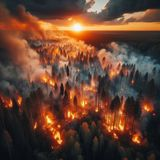
#> input picture lessons/u4-unstructured-1/assets/img/test1.jpg, 160 x 160 px, found by its file name
$ jupyter execute --allow-errors fire-cnn.ipynb   (shell and % lines are left out)
#> lines starting #> are read from the running program, lines starting #| are printed output that depends on the picture
# 산불 이미지 분류하기 (교과서 202~213쪽)
Ⅳ. 인공지능 프로젝트 > 3. 비정형 데이터 인공지능 프로젝트 실제 2

**시작하기 전에**
1. 메뉴 **런타임 → 런타임 유형 변경 → 하드웨어 가속기: T4 GPU → 저장** (GPU가 없으면 학습이 몇 분 더 걸려요.)
2. 맨 위 셀부터 차례로 ▶ (또는 **Shift + Enter**)를 눌러 실행해요.
3. 셀 제목의 쪽수는 교과서 쪽수예요. 「(더한 부분)」은 교과서 코드에 수업용으로 더하거나 고친 줄이에요.

# **[1] 문제 정의** (203쪽)
* 지속가능발전목표 13번 「기후 변화에 대한 영향 방지와 긴급 조치」
* 화재 예방을 위해 산불 관련 이미지 데이터를 학습하는 인공지능 모델을 제작해 본다.

# **[2] 데이터 수집** (204쪽)
① 데이터셋 내려받기

교과서는 사진을 구글 드라이브에 올린 뒤 코랩과 연결해요. 수업에서는 시간을 아끼려고 **선생님이 공유한 사진 묶음(fire.zip)을 바로 내려받아** 코랩에 풀어요. 첫 코드 셀을 그대로 실행하면 돼요.
* `fire/fire` 폴더: 산불 이미지 162장
* `fire/non` 폴더: 산불이 아닌 이미지 162장
* `fire/test1.jpg ~ test3.jpg`: 학습에 쓰지 않는 새 이미지

사진 출처: 교과서 제공 실습 데이터(수업용)

[cell 1]
# (수업용) 산불 이미지 데이터를 내려받아 풀기 — 10초쯤 걸려요
# 사진 출처: 교과서 제공 실습 데이터(수업용)
# 산불 사진 묶음(fire.zip)이 있는 선생님 구글 드라이브 공유 주소 — 그대로 실행하면 돼요
ZIP_URL = 'https://drive.google.com/drive/folders/11MH6Ju4Eedq0veEMAvxT7lqP4bXzTdaY?usp=sharing'
import re
FID = re.search(r'[-\w]{25,}', ZIP_URL).group()   # 주소에서 ID 부분만 꺼내요
if '/folders/' in ZIP_URL:   # 폴더 주소를 받았을 때
    !gdown -q --folder "$FID" -O /content/dl && cp /content/dl/fire.zip fire.zip
else:                        # 파일(fire.zip) 주소를 받았을 때
    !gdown -q "$FID" -O fire.zip
# ↑ fire  non  test1.jpg  test2.jpg  test3.jpg 가 보이면 성공! 안 보이면 선생님께 알려 주세요.

② (대안) 교과서처럼 구글 드라이브와 코랩으로 연결하기 (204쪽)

내 구글 드라이브에 `fire` 폴더(안에 `fire`, `non` 폴더)를 올려 두었다면, 아래 셀의 `#`을 지우고 실행한 뒤 다음 셀의 `path`를 `'/gdrive/MyDrive/fire'`로 바꾸세요. 위에서 zip을 내려받았다면 이 셀은 건너뛰어요.

[cell 2]
# from google.colab import drive
# drive.mount('/gdrive', force_remount = True)

# **[3] 데이터 전처리** (205쪽)
① 이미지 데이터셋 확인하기

[cell 3]
import os                                     # 경로 설정과 관련된 os 라이브러리 불러오기
path = '/content/fire'                        # 이미지 데이터셋 기본 경로 설정하기 (드라이브: '/gdrive/MyDrive/fire')
train_fire_dir = path + '/fire'               # 산불 이미지 데이터 폴더 설정하기
#> (the rest of this cell did not finish here and is left out)

[cell 4]
# 같은 방법으로 산불이 아닌 이미지(non 폴더) 확인하기
train_non_dir = path + '/non'
#> (the rest of this cell did not finish here and is left out)

② 이미지 데이터 리스트 생성하기

[cell 5]
import glob                                        # 지정한 경로의 이미지 데이터를 불러와 리스트로 반환
train_fire = glob.glob(path + '/fire' + '/*')       # 산불 이미지 데이터
train_non_fire = glob.glob(path + '/non' + '/*')    # 산불이 아닌 이미지 데이터
train_fire[:5]                                      # (더한 부분) 앞의 5개만 보기 — 교과서는 train_fire 전체

③ 이미지 데이터 색상 변환하기

`cv2.imread( )`는 사진을 **B, G, R(파랑, 초록, 빨강)** 순서로 읽어요. 화면에 제 색으로 보이게 **R, G, B** 순서로 바꾸는 함수를 만들어요.

[cell 6]
import cv2                                  # 색상 변경이나 컴퓨터 비전 관련 작업 수행
from matplotlib.pyplot import imshow
def read_img(file_path):
  img_arr = cv2.imread(file_path)
  return cv2.cvtColor(img_arr, cv2.COLOR_BGR2RGB)   # BGR 순서를 RGB 순서로 바꾼 결과 반환

# **[4] 데이터 시각화 및 분석** (206~207쪽)
① 산불 이미지 데이터 시각화하기 — `7` 대신 다른 숫자를 넣으면 다른 사진을 볼 수 있어요. (목록 순서는 컴퓨터마다 달라서 친구와 다른 사진이 나올 수 있어요.)

[cell 7]
import matplotlib.pyplot as plt
#> (the rest of this cell did not finish here and is left out)

② 산불이 아닌 이미지 데이터 시각화하기

#> (a cell that did not finish here is left out)

(더 알아보기 · 선택) 여러 장을 한꺼번에 보며 **데이터에 문제가 없는지** 살펴봐요. 여러 번 실행하면 다른 사진이 나와요. 폴더에 맞지 않는 사진을 찾았나요?

[cell 9]
import random
#> (the rest of this cell did not finish here and is left out)

# **[5] 알고리즘 선정** (208쪽)
산불 이미지와 산불이 아닌 이미지 같은 **비정형 데이터**를 분류하기 위해 **합성곱 신경망(CNN)** 딥러닝 모델을 활용한다.
* 컨볼루션(합성곱): 입력 데이터와 필터(커널) 간의 합성곱 연산으로 특징을 추출
* 풀링: 입력 데이터의 공간 크기를 줄여 중요한 정보를 보존

# **[6] 모델 학습** (209~210쪽)
① CNN 모델 생성하기 — 실행하면 `input_shape` 관련 경고(UserWarning)가 한 줄 나올 수 있어요. 오류가 아니니 그대로 진행해요.

[cell 10]
import tensorflow as tf
#> (the rest of this cell did not finish here and is left out)

② CNN 모델 컴파일하기

#> (a cell that did not finish here is left out)

③ CNN 모델 학습하기 — 정규화(rescale)와 배치 사이즈(batch_size) 설정

폴더 이름이 곧 정답(레이블)이 돼요. 폴더 이름의 알파벳 순서대로 `fire`는 0, `non`은 1이에요.

[cell 12]
from tensorflow.keras.preprocessing.image import ImageDataGenerator
#> (the rest of this cell did not finish here and is left out)

#> (a cell that did not finish here is left out)

# **[7] 성능 평가 및 수정** (211~213쪽)
① 학습 후 오차와 정확도 확인하기 — 위 셀 출력에서 epoch마다 `loss`와 `accuracy`를 확인해요.

② 오차와 정확도 시각화하기

[cell 14]
import matplotlib.pyplot as plt
#> (the rest of this cell did not finish here and is left out)

③ 새로운 이미지 데이터로 이미지 학습 모델 평가하기 (212~213쪽)

새 이미지는 내려받은 zip 안에 있어요(`test1.jpg` 산불, `test2.jpg` 산불 아님). 교과서처럼 `files.upload()`로 올릴 필요 없이 바로 열어요. 내 사진으로 해 보고 싶으면 맨 아래 「(선택) 내 사진 올려 보기」 셀을 써요.

[cell 15]
from PIL import Image
img1 = Image.open(path + '/test1.jpg')     # 새로운 이미지 데이터(test1.jpg) — 교과서: '/content/test1.jpg'
#> img1 is the input picture: PIL image 160x160 RGB; mean R, G, B 99.9, 66.1, 50.2
img1

새로운 이미지 데이터 전처리하기 — 크기를 (400, 400)으로 바꾸고, 숫자 배열로 만들고, **학습할 때처럼 255로 나누어 0~1로 정규화**한 뒤, 사진 한 장짜리 묶음으로 만들어요.

[cell 16]
from tensorflow.keras.preprocessing import image
import numpy as np
img_resize1 = img1.resize((400,400))
#> (the rest of this cell did not finish here and is left out)

④ 새로운 이미지 데이터로 테스트하기

결과는 0과 1 사이의 수예요. **0에 가까우면 산불 이미지(fire = 0), 1에 가까우면 산불이 아닌 이미지(non = 1)** 예요. 그래서 0.5를 기준으로 나눠요.

`[1.6e-14]`처럼 **e-14**가 붙어 나오면 「× 10의 −14제곱」, 곧 소수점 아래 0이 13개인 아주 작은 수예요. 거의 0이라는 뜻이에요.

#> (a cell that did not finish here is left out)

산불이 아닌 이미지(test2.jpg)로도 테스트해요.

[cell 18]
img2 = Image.open(path + '/test2.jpg')
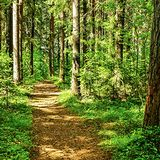
#> input picture lessons/u4-unstructured-1/assets/img/test2.jpg, 160 x 160 px, found by its file name
#> img2 is the input picture: PIL image 160x160 RGB; mean R, G, B 105.5, 117.5, 46.5
img_resize2 = img2.resize((400,400))
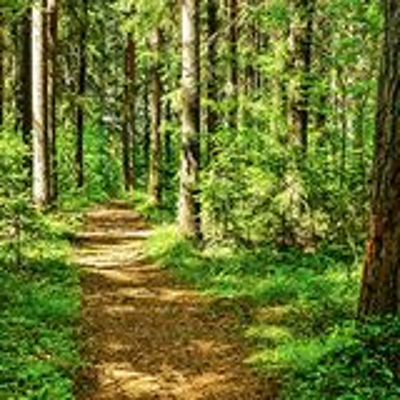
#> img_resize2: PIL image 400x400 RGB; mean R, G, B 105.5, 117.5, 46.7
#> (the rest of this cell did not finish here and is left out)
